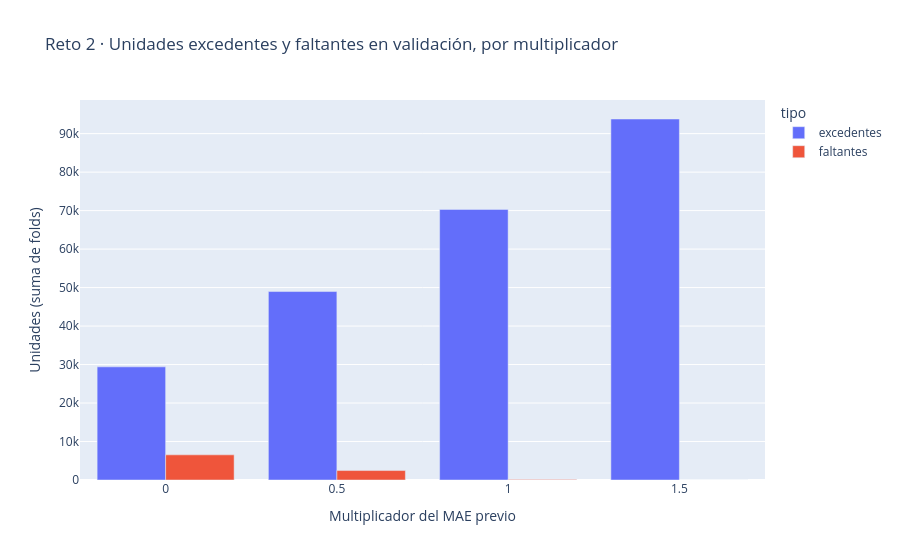

Notebook cell for this chart:
### Markdown cell above
### Reto 2 · Apartado B — Comparar las políticas en validación
Evalúe las cuatro políticas en los folds de validación con calibración temporal (`comparar_politicas`). Presente el costo por fold, el resumen por política (costo promedio, desviación, excedentes y faltantes), cuántos folds mejoró cada colchón frente a no usarlo y un gráfico de excedentes y faltantes.

### Code cell
r2_folds = comparar_politicas(etiqueta="reto2 · validación")
r2_resumen = resumir(r2_folds, "multiplicador", MULTIPLICADORES)

costo_fold = r2_folds.pivot(index="fold", columns="multiplicador", values="costo")
mejora = costo_fold.lt(costo_fold[0.0], axis=0).sum().rename("folds_que_mejoran_vs_0x")
r2_tabla = r2_resumen.join(mejora)
display(costo_fold.round(2))
display(r2_tabla.round(2))

g = r2_resumen[["excedentes", "faltantes"]].reset_index().melt(id_vars="multiplicador", var_name="tipo", value_name="unidades")
fig = px.bar(g, x="multiplicador", y="unidades", color="tipo", barmode="group",
             title="Reto 2 · Unidades excedentes y faltantes en validación, por multiplicador",
             labels={"multiplicador": "Multiplicador del MAE previo", "unidades": "Unidades (suma de folds)"})
fig.show()

### Figure 1 — Plotly figure (JSON) as saved in the notebook; plotly's stock layout.template omitted (floating-point values rounded to 4 significant figures)
{"data": [{"alignmentgroup": "True", "hovertemplate": "tipo=excedentes<br>Multiplicador del MAE previo=%{x}<br>Unidades (suma de folds)=%{y}<extra></extra>", "legendgroup": "excedentes", "marker": {"color": "#636efa", "pattern": {"shape": ""}}, "name": "excedentes", "offsetgroup": "excedentes", "orientation": "v", "showlegend": true, "textposition": "auto", "type": "bar", "x": [0.0, 0.5, 1.0, 1.5], "xaxis": "x", "y": [29400.0, 48970.0, 70320.0, 93800.0], "yaxis": "y"}, {"alignmentgroup": "True", "hovertemplate": "tipo=faltantes<br>Multiplicador del MAE previo=%{x}<br>Unidades (suma de folds)=%{y}<extra></extra>", "legendgroup": "faltantes", "marker": {"color": "#EF553B", "pattern": {"shape": ""}}, "name": "faltantes", "offsetgroup": "faltantes", "orientation": "v", "showlegend": true, "textposition": "auto", "type": "bar", "x": [0.0, 0.5, 1.0, 1.5], "xaxis": "x", "y": [6536.0, 2455.0, 159.0, 0.0], "yaxis": "y"}], "layout": {"barmode": "group", "legend": {"title": {"text": "tipo"}, "tracegroupgap": 0}, "title": {"text": "Reto 2 · Unidades excedentes y faltantes en validación, por multiplicador"}, "xaxis": {"anchor": "y", "domain": [0, 1], "title": {"text": "Multiplicador del MAE previo"}}, "yaxis": {"anchor": "x", "domain": [0, 1], "title": {"text": "Unidades (suma de folds)"}}}}
